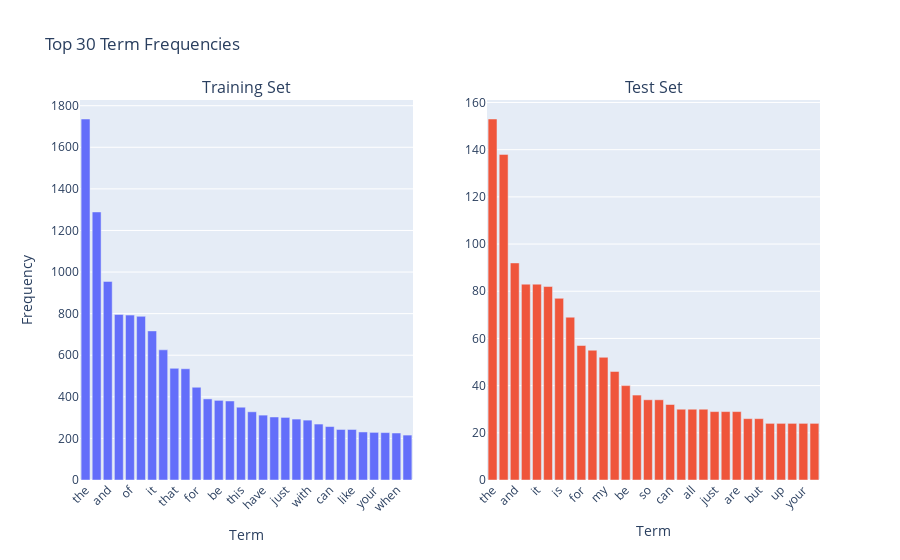

Notebook source saved alongside this figure:
### Markdown cell above
## Exercise 1

### Code cell
# Answer here
import numpy as np
from sklearn.feature_extraction.text import CountVectorizer
import plotly.express as px
from plotly.subplots import make_subplots
import plotly.graph_objects as go

count_vect = CountVectorizer()

X_train_counts = count_vect.fit_transform(train_df["text"]) 
X_train_counts = np.array(X_train_counts.sum(axis=0)).flatten()
df_train = pd.DataFrame({
    'word': count_vect.get_feature_names_out(),
    'Frequency': X_train_counts
})
df_train = df_train.sort_values(by='Frequency',ascending=False).head(30)

fig = make_subplots(rows=1, cols=2, subplot_titles=("Training Set", "Test Set"))
fig.add_trace(
    go.Bar(x=df_train['word'], y=df_train['Frequency']),
    row=1, col=1
)


X_test_counts = count_vect.fit_transform(test_df["text"]) 
X_test_counts = np.array(X_test_counts.sum(axis=0)).flatten()

df_test = pd.DataFrame({
    'word': count_vect.get_feature_names_out(),
    'Frequency': X_test_counts
})
df_test = df_test.sort_values(by='Frequency',ascending=False).head(30)
fig.add_trace(
    go.Bar(x=df_test['word'], y=df_test['Frequency']),
    row=1, col=2
)
fig.update_layout(title_text="Top 30 Term Frequencies", showlegend=False)
fig.update_xaxes(title_text="Term", tickangle=-45)
fig.update_yaxes(title_text="Frequency", row=1, col=1)
fig.show()

### Figure 1 — Plotly figure (JSON) as saved in the notebook; plotly's stock layout.template omitted (floating-point values rounded to 4 significant figures)
{"data": [{"type": "bar", "x": ["the", "to", "and", "you", "of", "is", "it", "in", "that", "my", "for", "on", "be", "me", "this", "so", "have", "not", "just", "but", "with", "at", "can", "all", "like", "are", "your", "was", "when", "if"], "xaxis": "x", "y": [1736, 1289, 955, 796, 793, 787, 717, 626, 537, 535, 446, 390, 383, 380, 350, 328, 312, 303, 301, 293, 288, 269, 257, 243, 243, 231, 229, 228, 226, 216], "yaxis": "y"}, {"type": "bar", "x": ["the", "to", "and", "of", "it", "you", "is", "in", "for", "that", "my", "on", "be", "me", "so", "was", "can", "have", "all", "at", "just", "with", "are", "get", "but", "not", "up", "like", "your", "this"], "xaxis": "x2", "y": [153, 138, 92, 83, 83, 82, 77, 69, 57, 55, 52, 46, 40, 36, 34, 34, 32, 30, 30, 30, 29, 29, 29, 26, 26, 24, 24, 24, 24, 24], "yaxis": "y2"}], "layout": {"annotations": [{"font": {"size": 16}, "showarrow": false, "text": "Training Set", "x": 0.225, "xanchor": "center", "xref": "paper", "y": 1, "yanchor": "bottom", "yref": "paper"}, {"font": {"size": 16}, "showarrow": false, "text": "Test Set", "x": 0.775, "xanchor": "center", "xref": "paper", "y": 1, "yanchor": "bottom", "yref": "paper"}], "showlegend": false, "title": {"text": "Top 30 Term Frequencies"}, "xaxis": {"anchor": "y", "domain": [0, 0.45], "tickangle": -45, "title": {"text": "Term"}}, "xaxis2": {"anchor": "y2", "domain": [0.55, 1], "tickangle": -45, "title": {"text": "Term"}}, "yaxis": {"anchor": "x", "domain": [0, 1], "title": {"text": "Frequency"}}, "yaxis2": {"anchor": "x2", "domain": [0, 1]}}}
